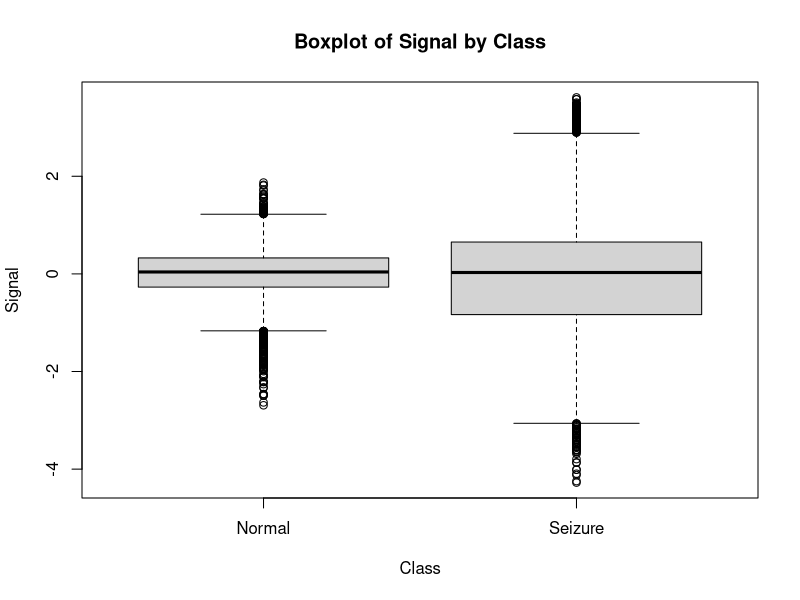
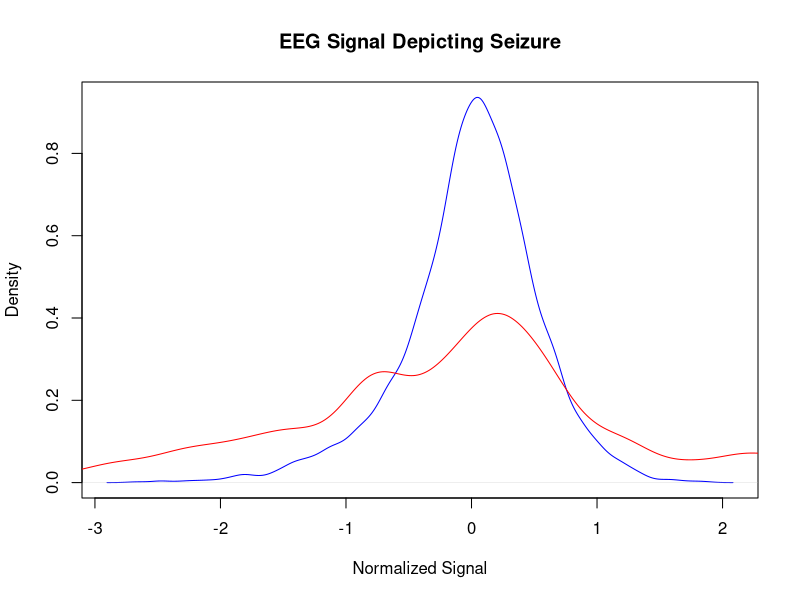
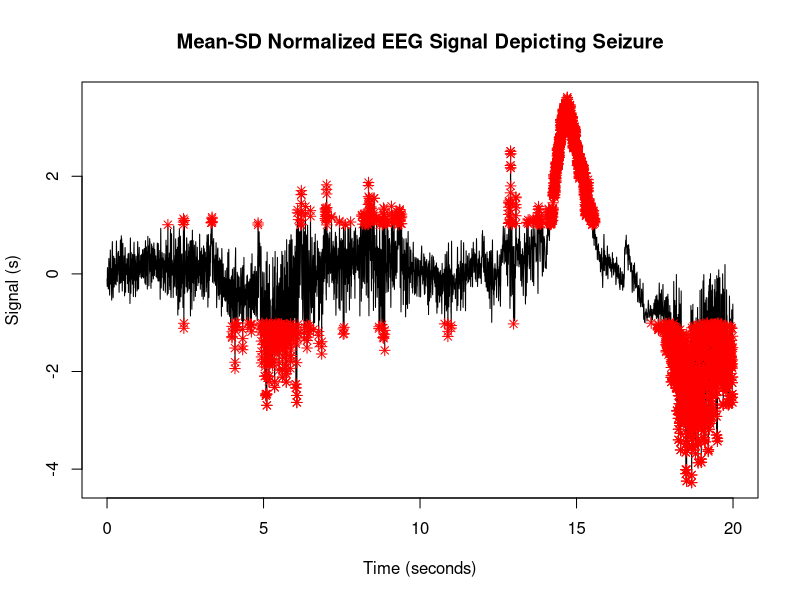

Recreate these plots in R, in order.
library(readr)
library(dplyr)

# Read the CSV file
library(readr)
s_of_t_subset_CLEAN <- read_csv("s_of_t_subset_CLEAN.csv", 
                                col_types = cols(GT = col_factor(levels = c("Normal", 
                                                                            "Seizure"))))
View(s_of_t_subset_CLEAN)

## Create a box plot of the signal for eachh cclass of the GT column using base R
boxplot(s_of_t_subset_CLEAN$normalizedValue ~ s_of_t_subset_CLEAN$GT, 
        xlab = "Class", ylab = "Signal", 
        main = "Boxplot of Signal by Class")


# Lets compare the means of the two classes using t-test
t.test(s_of_t_subset_CLEAN$normalizedValue ~ s_of_t_subset_CLEAN$GT)

# lets try a non-parametric test like Wilcoxon rank sum test
wilcox.test(s_of_t_subset_CLEAN$normalizedValue ~ s_of_t_subset_CLEAN$GT)
plot(density(s_of_t_subset_CLEAN$normalizedValue[s_of_t_subset_CLEAN$GT == "Normal"]), col = "blue", main = "EEG Signal Depicting Seizure", xlab = "Normalized Signal", ylab = "Density")
lines(density(s_of_t_subset_CLEAN$normalizedValue[s_of_t_subset_CLEAN$GT == "Seizure"]), col = "red", main = "EEG Signal Depicting Seizure", xlab = "Normalized Signal", ylab = "Density")


## In-control v/s out of control visualization

# Plot the normalized signal data
plot(s_of_t_subset_CLEAN$time,s_of_t_subset_CLEAN$normalizedValue, main = "Mean-SD Normalized EEG Signal Depicting Seizure", 
     xlab = "Time (seconds)", ylab = "Signal (s)", type='l')

# out of control signal
s_of_t_subset_CLEAN_out_of_control <- s_of_t_subset_CLEAN

# if s_of_t_subset_CLEAN_out_of_control$normalizedValue < 2 or >-2 then it is in control.  Drop these rows
s_of_t_subset_CLEAN_out_of_control <- s_of_t_subset_CLEAN_out_of_control[s_of_t_subset_CLEAN_out_of_control$normalizedValue > 2 | s_of_t_subset_CLEAN_out_of_control$normalizedValue < -2,]

# superimpse the out of control signal as red stars on the plot
points(s_of_t_subset_CLEAN_out_of_control$time,s_of_t_subset_CLEAN_out_of_control$normalizedValue, col = "red", pch = 8)

# Lets put the 2 SD rule signal into the main data frame
s_of_t_subset_CLEAN$TwoSDRule <- as.factor(ifelse(s_of_t_subset_CLEAN$normalizedValue > 2 |
                                          s_of_t_subset_CLEAN$normalizedValue < -2, 'OutOfControl', 'InControl'))

table(s_of_t_subset_CLEAN$GT, s_of_t_subset_CLEAN$TwoSDRule)


# Lets change the 2 SD rule to a 1 SD rule

# out of control signal
s_of_t_subset_CLEAN_out_of_control <- s_of_t_subset_CLEAN

# if s_of_t_subset_CLEAN_out_of_control$normalizedValue < 2 or >-2 then it is in control.  Drop these rows
s_of_t_subset_CLEAN_out_of_control <- s_of_t_subset_CLEAN_out_of_control[s_of_t_subset_CLEAN_out_of_control$normalizedValue > 1 | 
                                                                           s_of_t_subset_CLEAN_out_of_control$normalizedValue < -1,]

# superimpse the out of control signal as red stars on the plot
points(s_of_t_subset_CLEAN_out_of_control$time,s_of_t_subset_CLEAN_out_of_control$normalizedValue, col = "red", pch = 8)

# Lets put the 2 SD rule signal into the main data frame
s_of_t_subset_CLEAN$TwoSDRule <- as.factor(ifelse(s_of_t_subset_CLEAN$normalizedValue > 1 |
                                                    s_of_t_subset_CLEAN$normalizedValue < -1, 'OutOfControl', 'InControl'))

table(s_of_t_subset_CLEAN$GT, s_of_t_subset_CLEAN$TwoSDRule)
